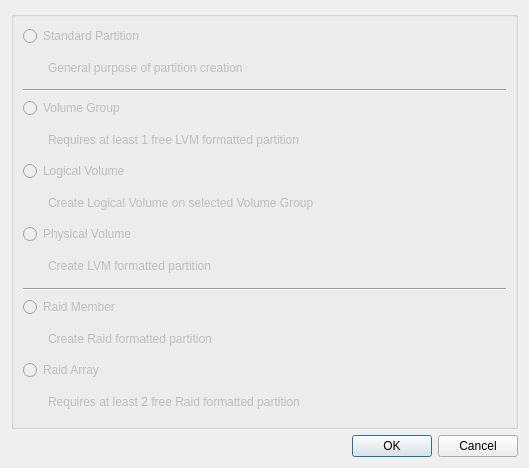
<?xml version="1.0" encoding="UTF-8"?>
<ui version="4.0">
 <class>CreateDeviceWidget</class>
 <widget class="QWidget" name="CreateDeviceWidget">
  <property name="geometry">
   <rect>
    <x>0</x>
    <y>0</y>
    <width>529</width>
    <height>468</height>
   </rect>
  </property>
  <property name="windowTitle">
   <string/>
  </property>
  <layout class="QVBoxLayout" name="verticalLayout_2">
   <item>
    <widget class="QGroupBox" name="groupBox_2">
     <property name="enabled">
      <bool>true</bool>
     </property>
     <property name="title">
      <string/>
     </property>
     <property name="alignment">
      <set>Qt::AlignLeading|Qt::AlignLeft|Qt::AlignVCenter</set>
     </property>
     <layout class="QVBoxLayout" name="verticalLayout">
      <item>
       <widget class="QRadioButton" name="partition">
        <property name="enabled">
         <bool>false</bool>
        </property>
        <property name="text">
         <string>Standard Partition</string>
        </property>
        <property name="autoExclusive">
         <bool>true</bool>
        </property>
       </widget>
      </item>
      <item>
       <layout class="QHBoxLayout" name="horizontalLayout">
        <item>
         <spacer name="horizontalSpacer">
          <property name="orientation">
           <enum>Qt::Horizontal</enum>
          </property>
          <property name="sizeType">
           <enum>QSizePolicy::Fixed</enum>
          </property>
          <property name="sizeHint" stdset="0">
           <size>
            <width>25</width>
            <height>20</height>
           </size>
          </property>
         </spacer>
        </item>
        <item>
         <widget class="QLabel" name="partitionLabel">
          <property name="enabled">
           <bool>false</bool>
          </property>
          <property name="text">
           <string>General purpose of partition creation</string>
          </property>
         </widget>
        </item>
       </layout>
      </item>
      <item>
       <widget class="Line" name="line">
        <property name="orientation">
         <enum>Qt::Horizontal</enum>
        </property>
       </widget>
      </item>
      <item>
       <widget class="QRadioButton" name="volumeGroup">
        <property name="enabled">
         <bool>false</bool>
        </property>
        <property name="text">
         <string>Volume Group</string>
        </property>
        <property name="autoExclusive">
         <bool>true</bool>
        </property>
       </widget>
      </item>
      <item>
       <layout class="QHBoxLayout" name="horizontalLayout_4">
        <item>
         <spacer name="horizontalSpacer_4">
          <property name="orientation">
           <enum>Qt::Horizontal</enum>
          </property>
          <property name="sizeType">
           <enum>QSizePolicy::Fixed</enum>
          </property>
          <property name="sizeHint" stdset="0">
           <size>
            <width>25</width>
            <height>20</height>
           </size>
          </property>
         </spacer>
        </item>
        <item>
         <widget class="QLabel" name="volumeGroupLabel">
          <property name="enabled">
           <bool>false</bool>
          </property>
          <property name="text">
           <string>Requires at least 1 free LVM formatted partition</string>
          </property>
         </widget>
        </item>
       </layout>
      </item>
      <item>
       <widget class="QRadioButton" name="logicalVolume">
        <property name="enabled">
         <bool>false</bool>
        </property>
        <property name="text">
         <string>Logical Volume</string>
        </property>
       </widget>
      </item>
      <item>
       <layout class="QHBoxLayout" name="horizontalLayout_5">
        <item>
         <spacer name="horizontalSpacer_5">
          <property name="orientation">
           <enum>Qt::Horizontal</enum>
          </property>
          <property name="sizeType">
           <enum>QSizePolicy::Fixed</enum>
          </property>
          <property name="sizeHint" stdset="0">
           <size>
            <width>25</width>
            <height>20</height>
           </size>
          </property>
         </spacer>
        </item>
        <item>
         <widget class="QLabel" name="logicalVolumeLabel">
          <property name="enabled">
           <bool>false</bool>
          </property>
          <property name="text">
           <string>Create Logical Volume on selected Volume Group</string>
          </property>
         </widget>
        </item>
       </layout>
      </item>
      <item>
       <widget class="QRadioButton" name="physicalVolume">
        <property name="enabled">
         <bool>false</bool>
        </property>
        <property name="text">
         <string>Physical Volume</string>
        </property>
       </widget>
      </item>
      <item>
       <layout class="QHBoxLayout" name="horizontalLayout_6">
        <item>
         <spacer name="horizontalSpacer_6">
          <property name="orientation">
           <enum>Qt::Horizontal</enum>
          </property>
          <property name="sizeType">
           <enum>QSizePolicy::Fixed</enum>
          </property>
          <property name="sizeHint" stdset="0">
           <size>
            <width>25</width>
            <height>20</height>
           </size>
          </property>
         </spacer>
        </item>
        <item>
         <widget class="QLabel" name="physicalVolumeLabel">
          <property name="enabled">
           <bool>false</bool>
          </property>
          <property name="text">
           <string>Create LVM formatted partition</string>
          </property>
         </widget>
        </item>
       </layout>
      </item>
      <item>
       <widget class="Line" name="line_2">
        <property name="orientation">
         <enum>Qt::Horizontal</enum>
        </property>
       </widget>
      </item>
      <item>
       <widget class="QRadioButton" name="raidMember">
        <property name="enabled">
         <bool>false</bool>
        </property>
        <property name="text">
         <string>Raid Member</string>
        </property>
       </widget>
      </item>
      <item>
       <layout class="QHBoxLayout" name="horizontalLayout_3">
        <item>
         <spacer name="horizontalSpacer_3">
          <property name="enabled">
           <bool>true</bool>
          </property>
          <property name="orientation">
           <enum>Qt::Horizontal</enum>
          </property>
          <property name="sizeType">
           <enum>QSizePolicy::Fixed</enum>
          </property>
          <property name="sizeHint" stdset="0">
           <size>
            <width>25</width>
            <height>20</height>
           </size>
          </property>
         </spacer>
        </item>
        <item>
         <widget class="QLabel" name="raidArrayLabel">
          <property name="enabled">
           <bool>false</bool>
          </property>
          <property name="text">
           <string>Create Raid formatted partition</string>
          </property>
         </widget>
        </item>
       </layout>
      </item>
      <item>
       <widget class="QRadioButton" name="raidArray">
        <property name="enabled">
         <bool>false</bool>
        </property>
        <property name="text">
         <string>Raid Array</string>
        </property>
       </widget>
      </item>
      <item>
       <layout class="QHBoxLayout" name="horizontalLayout_2">
        <item>
         <spacer name="horizontalSpacer_2">
          <property name="orientation">
           <enum>Qt::Horizontal</enum>
          </property>
          <property name="sizeType">
           <enum>QSizePolicy::Fixed</enum>
          </property>
          <property name="sizeHint" stdset="0">
           <size>
            <width>25</width>
            <height>20</height>
           </size>
          </property>
         </spacer>
        </item>
        <item>
         <widget class="QLabel" name="raidMemberLabel">
          <property name="enabled">
           <bool>false</bool>
          </property>
          <property name="text">
           <string>Requires at least 2 free Raid formatted partition</string>
          </property>
         </widget>
        </item>
       </layout>
      </item>
     </layout>
    </widget>
   </item>
   <item>
    <widget class="QDialogButtonBox" name="buttonBox">
     <property name="standardButtons">
      <set>QDialogButtonBox::Cancel|QDialogButtonBox::Ok</set>
     </property>
    </widget>
   </item>
  </layout>
 </widget>
 <resources/>
 <connections/>
</ui>
